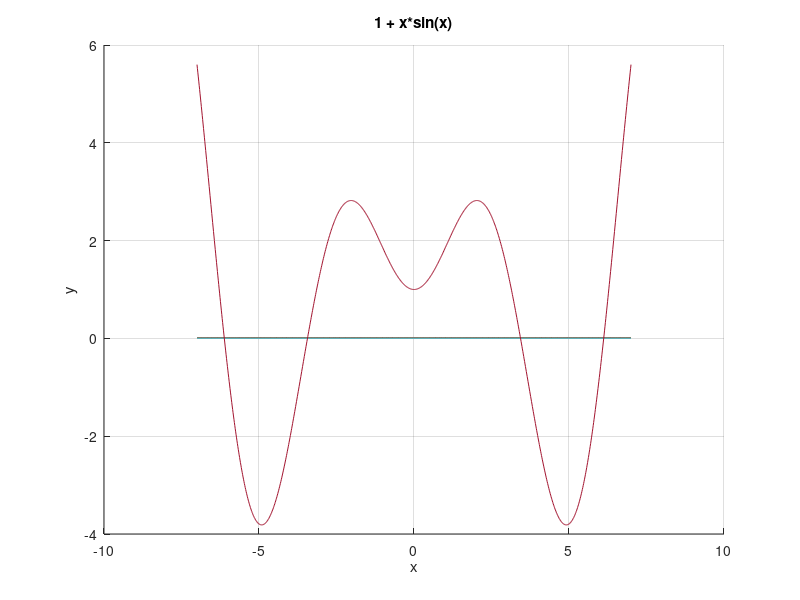

This figure's MATLAB source: (Note: this script raises an error after producing the figure.)
fun = @(x) 1 + x.*sin(x);

x = linspace(-7, 7, 1000);
y = 1 + x.*sin(x);

hold on
grid on
title("1 + x*sin(x)");
xlabel('x');
ylabel('y');
plot(x, zeros(1000), '-');
plot(x, y);

z = ginput(2);
plot(z(1,1), fun(z(1,1)), 'g*', z(2,1), fun(z(2,1)), 'g*');

left = z(1,1);
right = z(2,1);
eps = 1e-14;

for iter = 1 : 1000
    mid = (left + right) / 2;
    plot(mid, fun(mid), 'b*');
    if fun(left) > 0 && fun(right) > 0 && fun(mid) > 0
        break;
    end
    if fun(left) < 0 && fun(right) < 0 && fun(mid) < 0
        break;
    end
    if(abs(fun(mid)) < eps)
        plot(mid, fun(mid), 'r*');
        break;
    end
    if fun(left) * fun(mid) > 0
        left = mid;
    end
    if fun(right) * fun(mid) > 0
        right = mid;
    end
end
mid 
fun(mid)
iter